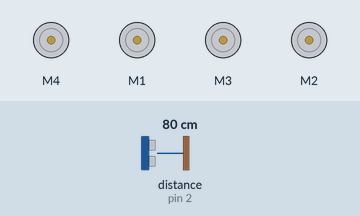
A sketch run on a simulated Arduino Uno, built with avr-gcc and run on an emulated ATmega328P. Parts: 4 × DC motor (green arrow = forward, orange = backward, longer = faster). Wiring (inferred from the names in the program): ultrasonic range finder: trigger pin 3; echo pin 2. Inputs (shaded band) come from the test bench; at power-on: distance to the obstacle (sensor on pin 2) 80 cm. The echo pulse lasts 58.3 µs per cm; no radio packets arrive unless stated; what the sketch prints to the serial monitor is not drawn.

Above: at 2.2 s.
2.3 s: distance to the obstacle (sensor on pin 2) set to 7 cm
5.3 s: distance to the obstacle (sensor on pin 2) set to 4 cm
At 5.7 s:
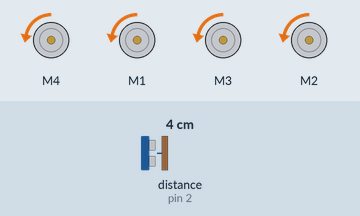
17.3 s: distance to the obstacle (sensor on pin 2) set to 9 cm
At 18.7 s:
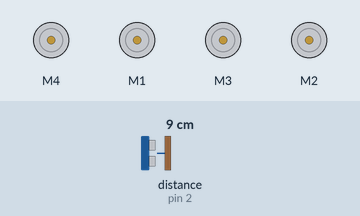
Timing chart, 0 to 20.3 s (numbered marks = the images above; inputs shaded):
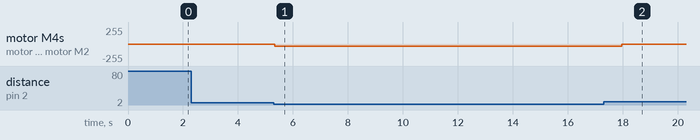

The sketch:

receiver.ino
```cpp
#include <SPI.h>
#include <nRF24L01.h>
#include <RF24.h>
#include "printf.h"
RF24 radio(9, 10); // CE, CSN

// Let these addresses be used for the pair
uint8_t address[][6] = {"1Node", "2Node"};
// It is very helpful to think of an address as a path instead of as
// an identifying device destination

#include <Wire.h>
#include <Adafruit_MotorShield.h>
#include "utility/Adafruit_MS_PWMServoDriver.h"
Adafruit_MotorShield AFMS = Adafruit_MotorShield();

// Select which 'port' M1, M2, M3 or M4. In this case, M1
Adafruit_DCMotor *leftMotor1 = AFMS.getMotor(4);
Adafruit_DCMotor *leftMotor2 = AFMS.getMotor(1);
Adafruit_DCMotor *rightMotor1 = AFMS.getMotor(3);
Adafruit_DCMotor *rightMotor2 = AFMS.getMotor(2);

int leftMotorSpeed=0;
int rightMotorSpeed=0;

// Set up data recieve and use
String readString = "";
char lastIncomingChar;
bool begin = false;
bool done;
int ind0;
int ind1;
String left_motors = "";
String right_motors = "";
int lastDirection=1;
int currentDirection;
#define echoF 2 // attach pin D2 Arduino to pin Echo of HC-SR04
#define trigF 3 //attach pin D3 Arduino to pin Trig of HC-SR04

long distanceF;

int Speed;
unsigned long new_time;
unsigned long next_time;

#define INTERVAL    30
#define MAX_ECHO    30000
#define SCALE_CM    58

// to use different addresses on a pair of radios, we need a variable to
// uniquely identify which address this radio will use to transmit
bool radioNumber = 1; // 0 uses address[0] to transmit, 1 uses address[1] to transmit

// Used to control whether this node is sending or receiving
bool role = false;  // true = TX role, false = RX role

// For this example, we'll be using a payload containing
// a single float number that will be incremented
// on every successful transmission
float payload = 0.0;


void makePayload(uint8_t); // prototype to construct a payload dynamically

void setup() {
  // put your setup code here, to run once:
 // pinMode(trigF, OUTPUT); // Sets the trigPin as an OUTPUT trigFront
 // pinMode(echoF, INPUT); // Sets the echoPin as an INPUT echoFront
  AFMS.begin();
  // Set initial motor speeds
  leftMotor1->setSpeed(leftMotorSpeed);
  leftMotor2->setSpeed(leftMotorSpeed);
  rightMotor1->setSpeed(rightMotorSpeed);
  rightMotor2->setSpeed(rightMotorSpeed);
  // Stop the motors, set to run forward
  // NOTE: Don't call often, will make wheels jitter
  leftMotor1->run(FORWARD);
  leftMotor2->run(FORWARD);
  rightMotor1->run(FORWARD);
  rightMotor2->run(FORWARD);
  // Set up serial
  next_time = INTERVAL;       /* set time from reset */
  pinMode(trigF, OUTPUT);
  digitalWrite(trigF, LOW);       // Set trig pin LOW here NOT later
  pinMode(echoF, INPUT);


  Serial.begin(9600);
  while (!Serial) {
    // some boards need to wait to ensure access to serial over USB
  }

  // initialize the transceiver on the SPI bus
  if (!radio.begin()) {
    Serial.println(F("radio hardware is not responding!!"));
    while (1) {} // hold in infinite loop
  }

  if (radio.begin()){
    Serial.println("no hardware issue yayy...");
    //while (!Serial.available()) {
      // wait for user input
    //}
    char input = Serial.parseInt();
    radioNumber = 1;
    Serial.print(F("radioNumber = "));
    Serial.println((int)radioNumber);

    // Set the PA Level low to try preventing power supply related problems
    // because these examples are likely run with nodes in close proximity to
    // each other.
    radio.setPALevel(RF24_PA_LOW);  // RF24_PA_MAX is default.

    // save on transmission time by setting the radio to only transmit the
    // number of bytes we need to transmit a float
    radio.setPayloadSize(sizeof(payload)); // float datatype occupies 4 bytes

    // set the RX address of the TX node into a RX pipe
    radio.openReadingPipe(1, address[!radioNumber]); // using pipe 1

    // additional setup specific to the node's role
    radio.startListening(); // put radio in RX mode
  }

  // For debugging info
  // printf_begin();             // needed only once for printing details
  // radio.printDetails();       // (smaller) function that prints raw register values
  // radio.printPrettyDetails(); // (larger) function that prints human readable data
} // setup

void loop() {
  while(true) {
    new_time = millis( );
      if( new_time >= next_time ){
        digitalWrite( trigF, HIGH );
        delayMicroseconds( 10 );
        digitalWrite( trigF, LOW );
        distanceF = pulseIn( echoF, HIGH, MAX_ECHO );
        if( distanceF > 0 ){
        distanceF /= SCALE_CM;
        }

        next_time = new_time + INTERVAL;   // save next time to run this part of loop
      }
        if(distanceF<5){
          leftMotor1->run(BACKWARD);
          leftMotor2->run(BACKWARD);
          rightMotor1->run(BACKWARD);
          rightMotor2->run(BACKWARD);

          Speed=30;
          leftMotor1->setSpeed(Speed);
          leftMotor2->setSpeed(Speed);
          rightMotor1->setSpeed(Speed);
          rightMotor2->setSpeed(Speed);
          delay(700);

          leftMotor1->run(FORWARD);
          leftMotor2->run(FORWARD);
          rightMotor1->run(FORWARD);
          rightMotor2->run(FORWARD);
          leftMotor1->setSpeed(0);
          leftMotor2->setSpeed(0);
          rightMotor1->setSpeed(0);
          rightMotor2->setSpeed(0);
        }


    // This device is a RX node
    uint8_t pipe;
    if (radio.available(&pipe)) {             // is there a payload? get the pipe number that recieved it
      uint8_t bytes = radio.getPayloadSize(); // get the size of the payload
      radio.read(&payload, bytes);            // fetch payload from FIFO
      // Serial.print(F("Received "));
      // Serial.print(bytes);                    // print the size of the payload
      // Serial.print(F(" bytes on pipe "));
      // Serial.print(pipe);                     // print the pipe number
      // Serial.print(F(": "));
      // Serial.println(payload);                // print the payload's value

      // run when final index sent
      lastIncomingChar = payload;
      Serial.println(lastIncomingChar);
      if(lastIncomingChar == '*') {
        ind0 = readString.indexOf('.'); // find initial index value
        ind1 = readString.indexOf(','); // find index value of ',' in string
        left_motors = readString.substring(ind0+1,ind1); // grab string from past '.' index to ','
        right_motors = readString.substring(ind1+1); // grab string from index ',' on
        leftMotorSpeed = left_motors.toInt(); // get integer value and store
        rightMotorSpeed = right_motors.toInt();
        // change speed
        currentDirection=1;
        if(leftMotorSpeed<0&&rightMotorSpeed<0){
          currentDirection=0;
        }
        if(currentDirection!=lastDirection){
          if(currentDirection==1){
            leftMotor1->run(FORWARD);
            leftMotor2->run(FORWARD);
            rightMotor1->run(FORWARD);
            rightMotor2->run(FORWARD);
          }
          else{
            leftMotor1->run(BACKWARD);
            leftMotor2->run(BACKWARD);
            rightMotor1->run(BACKWARD);
            rightMotor2->run(BACKWARD);
          }

        leftMotorSpeed=abs(leftMotorSpeed);
        rightMotorSpeed=abs(rightMotorSpeed);
        leftMotor1->setSpeed(leftMotorSpeed);
        leftMotor2->setSpeed(leftMotorSpeed);
        rightMotor1->setSpeed(rightMotorSpeed);
        rightMotor2->setSpeed(rightMotorSpeed);
        // clear string to reuse
        readString = "";
        lastDirection=currentDirection;
        }
        else {
          // build string starting from '.' until '*' char is reached
          readString += lastIncomingChar;
        }
      }
    }
    else{
      Serial.println("No Radio Available");
    }
  }
}
```

Measured:
- after the input at 2.3 s, every drawn part: stays the same
- after the input at 5.3 s, motor M4, motor M1, motor M3, motor M2: stopped → backward 30/255 at once
- after the input at 17.3 s, motor M4, motor M1, motor M3, motor M2: backward 30/255 → stopped after 0.66 s
